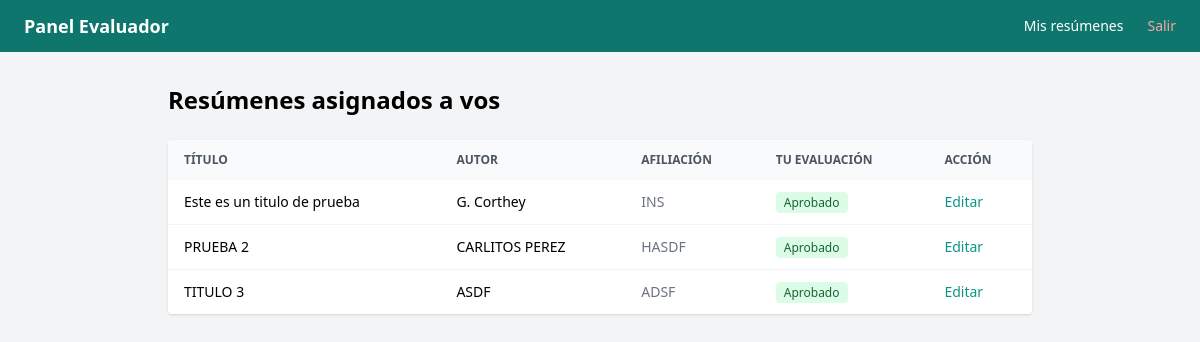
Screenshot of /eval (signed in) with the database file from the repository.
### app/models.py (models this page shows)
class Asignacion(Base):
    __tablename__ = "asignaciones"
    id = Column(Integer, primary_key=True, index=True)
    abstract_id = Column(Integer, ForeignKey("abstracts.id"), nullable=False)
    evaluador_id = Column(Integer, ForeignKey("users.id"), nullable=False)
    abstract = relationship("Abstract", back_populates="asignaciones")
    evaluador = relationship("User", back_populates="asignaciones")

class Abstract(Base):
    __tablename__ = "abstracts"
    id = Column(Integer, primary_key=True, index=True)
    titulo = Column(String, nullable=False)
    autor = Column(String, nullable=False)
    afiliacion = Column(String, nullable=False)
    email_autor = Column(String, nullable=False)
    contenido_html = Column(Text, nullable=False)
    presentacion_oral = Column(Integer, default=0)  # 1 = sí
    estado = Column(Enum(EstadoEnum), default=EstadoEnum.pendiente)
    fecha_envio = Column(DateTime, default=datetime.utcnow)
    reviews = relationship("Review", back_populates="abstract")
    asignaciones = relationship("Asignacion", back_populates="abstract")
    autores = relationship("Autor", back_populates="abstract", order_by="Autor.orden")
    afiliaciones = relationship("Afiliacion", back_populates="abstract", order_by="Afiliacion.orden")
    area_tematica = Column(String, nullable=True)

### app/main.py (the view)
@app.get("/eval", response_class=HTMLResponse)
def eval_lista(
    request: Request,
    current_user: models.User = Depends(require_evaluador),
    db: Session = Depends(get_db)
):
    asignaciones = db.query(models.Asignacion).filter(
    models.Asignacion.evaluador_id == current_user.id
    ).all()
    reviews = db.query(models.Review).filter(
        models.Review.evaluador_id == current_user.id
    ).all()
    reviews_map = {r.abstract_id: r for r in reviews}
    return templates.TemplateResponse("eval/lista.html", {
        "request": request,
        "asignaciones": asignaciones,
        "reviews_map": reviews_map,
        "current_user": current_user
    })

### app/templates/eval/lista.html
{% extends "eval/base.html" %}
{% block content %}
<h1 class="text-2xl font-bold mb-6">Resúmenes asignados a vos</h1>
{% if asignaciones %}
<div class="bg-white rounded shadow overflow-hidden">
    <table class="w-full text-sm">
        <thead class="bg-gray-50 text-gray-600 uppercase text-xs">
            <tr>
                <th class="px-4 py-3 text-left">Título</th>
                <th class="px-4 py-3 text-left">Autor</th>
                <th class="px-4 py-3 text-left">Afiliación</th>
                <th class="px-4 py-3 text-left">Tu evaluación</th>
                <th class="px-4 py-3 text-left">Acción</th>
            </tr>
        </thead>
        <tbody class="divide-y divide-gray-100">
            {% for asig in asignaciones %}
            {% set review = reviews_map.get(asig.abstract_id) %}
            <tr class="hover:bg-gray-50">
                <td class="px-4 py-3 font-medium">{{ asig.abstract.titulo }}</td>
                <td class="px-4 py-3">{{ asig.abstract.autor }}</td>
                <td class="px-4 py-3 text-gray-500">{{ asig.abstract.afiliacion }}</td>
                <td class="px-4 py-3">
                    {% if review and review.decision %}
                        {% if review.decision.value == 'aprobado' %}
                            <span class="bg-green-100 text-green-800 px-2 py-0.5 rounded text-xs">Aprobado</span>
                        {% else %}
                            <span class="bg-red-100 text-red-800 px-2 py-0.5 rounded text-xs">Rechazado</span>
                        {% endif %}
                    {% else %}
                        <span class="bg-yellow-100 text-yellow-800 px-2 py-0.5 rounded text-xs">Pendiente</span>
                    {% endif %}
                </td>
                <td class="px-4 py-3">
                    <a href="/eval/{{ asig.abstract_id }}" class="text-teal-600 hover:underline">
                        {% if review and review.decision %}Editar{% else %}Evaluar{% endif %}
                    </a>
                </td>
            </tr>
            {% endfor %}
        </tbody>
    </table>
</div>
{% else %}
<div class="bg-white rounded shadow p-8 text-center text-gray-400">
    Todavía no tenés resúmenes asignados.
</div>
{% endif %}
{% endblock %}

### rows the page displays
Asignacion: abstract.titulo "Este es un titulo de prueba", abstract.autor "G. Corthey", abstract.afiliacion "INS"
Asignacion: abstract.titulo "PRUEBA 2", abstract.autor "CARLITOS PEREZ", abstract.afiliacion "HASDF"
Asignacion: abstract.titulo "TITULO 3", abstract.autor "ASDF", abstract.afiliacion "ADSF"
